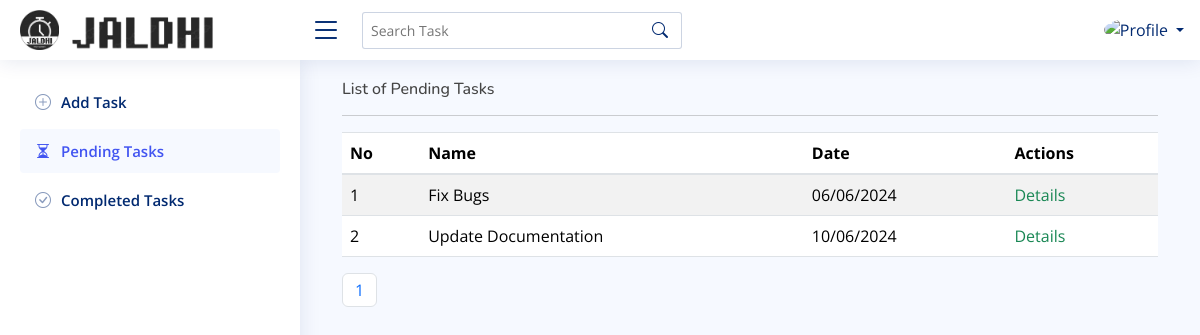
The page /listtask on the database its author committed.
### baseapp/models.py (models this page shows, shortened)
class Task(models.Model):
    no=models.AutoField(primary_key=True)
    title=models.CharField(max_length=100,null=True)
    description=models.TextField()
    date=models.DateField(default=timezone.now)
    is_completed = models.BooleanField(default=False)
    def formatted_date(self):
        return self.date.strftime('%d/%m/%Y')

### baseapp/views.py (the view)
# urls.py: path("listtask",views.listtask,name="listtask"),
def listtask(request):
    tasks = Task.objects.filter(is_completed=False)
    paginator=Paginator(tasks,10)
    page_number=request.GET.get('page')
    try:
        page=paginator.get_page(page_number)
    except EmptyPage:
        page=paginator.page(paginator.num_pages)
    return render(request, 'listtask.html', {'tasks': tasks,'page':page})

### templates/listtask.html (shortened to what this page needs)
{% extends 'index.html' %}
{% load static %}
{% block content2 %}
      <a class="nav-link" href="{% url 'listtask' %}">
        <i class="bi bi-hourglass-split"></i>
        <span>Pending Tasks</span>
      </a>
      {% endblock %}
{% block content %}
<div class="container">
    <div class="row">
        <div class="col-md-12">
            <h6>List of Pending Tasks</h6>
            <hr>
            <table class="table table-striped">
                <thead>
                    <tr>
                        <th>No</th>
                        <th>Name</th>
                        <th>Date</th>
                        <th>Actions</th>
                    </tr>
                </thead>
                <tbody>
                    {% for task in page %}
                    <tr>
                        <td>{{ forloop.counter|add:page.start_index|add:"-1" }}</td>
                        <td>{{ task.title }}</td>
                        <td>{{ task.formatted_date }}</td>
                        <td>
                            <a href="{% url 'taskdetails' task.no %}" class="link-success link-offset-2 link-underline-opacity-25 link-underline-opacity-100-hover">Details</a>
                        </td>
                    </tr>
                    {% endfor %}
                </tbody>
            </table>
            <nav aria-label="Page navigation example">
                <ul class="pagination">
                  {% for num in page.paginator.page_range %}
                  <li class="page-item {% if page.number == num %}activate{% endif %}">
                    <a class="page-link" href="?page={{ num }}">{{ num }}</a></li>
                {% endfor %}
                </ul>
              </nav>
        </div>
    </div>
</div>
{% endblock %}

### static/assets/css/style.css (style rules this page uses)
:root { scroll-behavior: smooth; }
body { font-family: "Open Sans", sans-serif; background: #f6f9ff; color: #444444; }
a { color: #4154f1; text-decoration: none; }
h1, h2, h3, h4, h5, h6 { font-family: "Nunito", sans-serif; }
.sidebar-nav .nav-link { display: flex; align-items: center; font-size: 15px; font-weight: 600; color: #4154f1; transition: 0.3; background: #f6f9ff; padding: 10px 15px; border-radius: 4px; }
.sidebar-nav .nav-link i { font-size: 16px; margin-right: 10px; color: #4154f1; }

### rows shown on the page
Task: title "Fix Bugs", formatted_date "06/06/2024"
Task: title "Update Documentation", formatted_date "10/06/2024"

### other values the page prints
{{ num }} "1"
